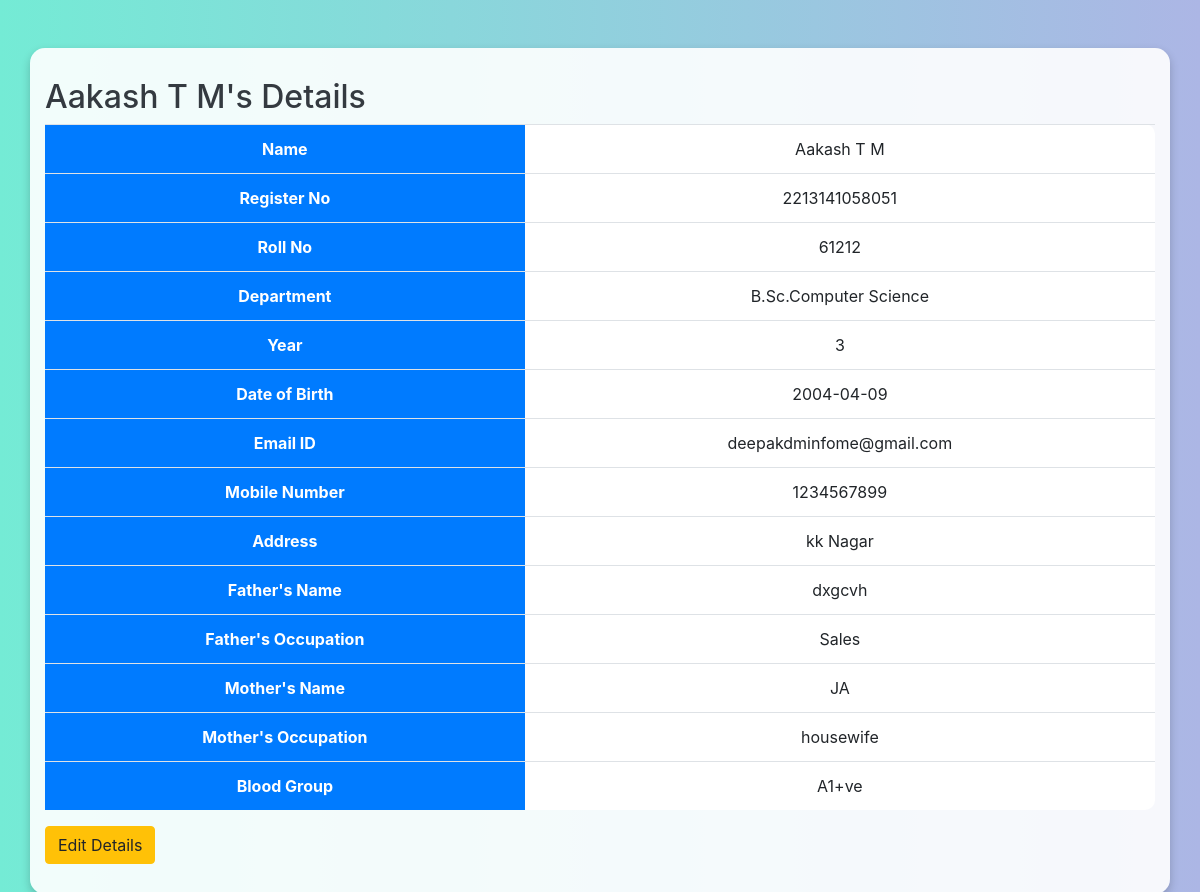
/student_details/2213141058051 (signed in), run on the app's committed database.
### tables this page shows
CREATE TABLE "students" (
            register_no TEXT PRIMARY KEY,
            name TEXT,
            roll_no TEXT,
            department TEXT,
            year TEXT,
            dob TEXT,
            email TEXT,
            mobile TEXT,
            address TEXT,
            father_name TEXT,
            father_occupation TEXT,
            mother_name TEXT,
            mother_occupation TEXT,
            blood_group TEXT,
			password TEXT
        );

### app.py (the view)
@app.route('/student_details/<register_no>', methods=['GET', 'POST'])
def student_details(register_no):
    if 'username' not in session:
        return redirect(url_for('login'))
    conn = get_db_connection()
    student = conn.execute('SELECT * FROM students WHERE register_no = ?', (register_no,)).fetchone()
    conn.close()
    if student:
        return render_template('student_details.html', student=student)
    else:
        flash('Student not found!', 'danger')
        return redirect(url_for('students_list'))

### app.py (called while the page is built)
def get_db_connection():
    conn = sqlite3.connect('student_management.db')
    conn.row_factory = sqlite3.Row
    return conn

### templates/student_details.html (shortened to what this page needs)
<!DOCTYPE html>
<html lang="en">
<head>
    <link rel="stylesheet" href="{{ url_for('static', filename='styles.css') }}">
    <link rel="stylesheet" href="https://stackpath.bootstrapcdn.com/bootstrap/4.5.2/css/bootstrap.min.css">
</head>
<body>
    <div class="container mt-5">
        <h2>{{ student.name }}'s Details</h2>
        <table class="table">
            <tr>
                <th>Name</th>
                <td>{{ student.name }}</td>
            </tr>
            <tr>
                <th>Register No</th>
                <td>{{ student.register_no }}</td>
            </tr>
            <tr>
                <th>Roll No</th>
                <td>{{ student.roll_no }}</td>
            </tr>
            <tr>
                <th>Department</th>
                <td>{{ student.department }}</td>
            </tr>
            <tr>
                <th>Year</th>
                <td>{{ student.year }}</td>
            </tr>
            <tr>
                <th>Date of Birth</th>
                <td>{{ student.dob }}</td>
            </tr>
            <tr>
                <th>Email ID</th>
                <td>{{ student.email }}</td>
            </tr>
            <tr>
                <th>Mobile Number</th>
                <td>{{ student.mobile }}</td>
            </tr>
            <tr>
                <th>Address</th>
                <td>{{ student.address }}</td>
            </tr>
            <tr>
                <th>Father's Name</th>
                <td>{{ student.father_name }}</td>
            </tr>
            <tr>
                <th>Father's Occupation</th>
                <td>{{ student.father_occupation }}</td>
            </tr>
            <tr>
                <th>Mother's Name</th>
                <td>{{ student.mother_name }}</td>
            </tr>
            <tr>
                <th>Mother's Occupation</th>
                <td>{{ student.mother_occupation }}</td>
            </tr>
            <tr>
                <th>Blood Group</th>
                <td>{{ student.blood_group }}</td>
            </tr>
        </table>
        <a href="{{ url_for('edit_student', register_no=student.register_no) }}" class="btn btn-warning">Edit Details</a>
    </div>
</body>
</html>

### static/styles.css (style rules this page uses)
body { background: linear-gradient(to right, #74ebd5, #acb6e5); font-family: 'Segoe UI', Tahoma, Geneva, Verdana, sans-serif; color: #333; margin: 0; padding: 0; }
.btn { border-radius: 20px; font-weight: bold; }
.btn-warning { background-color: #ffc107; border-color: #ffc107; }
.container { margin-top: 50px; background-color: rgba(255, 255, 255, 0.9); padding: 30px; border-radius: 15px; box-shadow: 0 4px 10px rgba(0, 0, 0, 0.2); }
.table { background-color: #fff; border-radius: 10px; }
.table th, .table td { text-align: center; }
.table th { background-color: #007bff; color: #fff; }
h2 { font-size: 2rem; font-weight: bold; color: #343a40; }

### data on the page
students: name "Aakash T M", register_no "2213141058051", roll_no "61212", department "B.Sc.Computer Science", year "3", dob "2004-04-09", email "deepakdminfome@gmail.com", mobile "1234567899", address "kk Nagar", father_name "dxgcvh", father_occupation "Sales", mother_name "JA", mother_occupation "housewife", blood_group "A1+ve"
